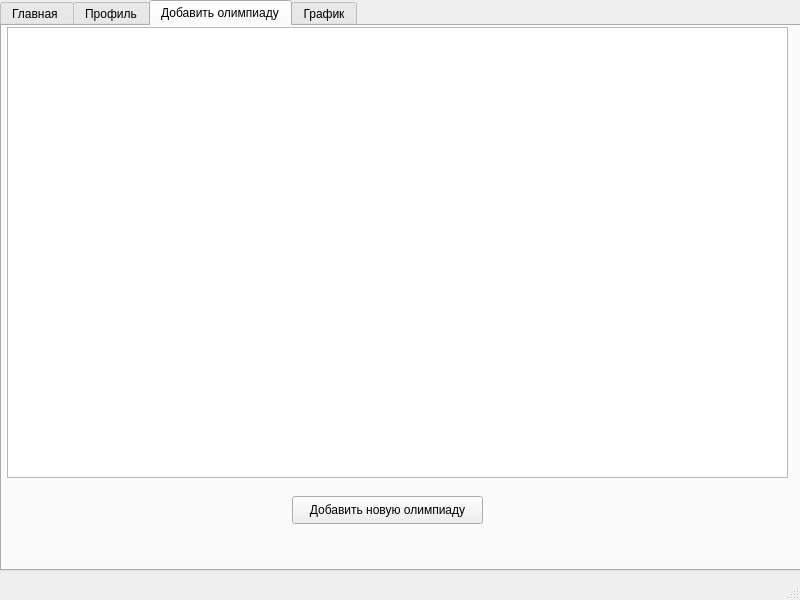
<?xml version="1.0" encoding="UTF-8"?>
<ui version="4.0">
 <class>MainWindow</class>
 <widget class="QMainWindow" name="MainWindow">
  <property name="geometry">
   <rect>
    <x>0</x>
    <y>0</y>
    <width>800</width>
    <height>600</height>
   </rect>
  </property>
  <property name="windowTitle">
   <string>Главная</string>
  </property>
  <widget class="QWidget" name="centralwidget">
   <widget class="QTabWidget" name="tabWidget">
    <property name="geometry">
     <rect>
      <x>0</x>
      <y>0</y>
      <width>801</width>
      <height>571</height>
     </rect>
    </property>
    <property name="font">
     <font>
      <italic>false</italic>
      <stylestrategy>PreferDefault</stylestrategy>
      <kerning>true</kerning>
     </font>
    </property>
    <property name="cursor">
     <cursorShape>ArrowCursor</cursorShape>
    </property>
    <property name="mouseTracking">
     <bool>false</bool>
    </property>
    <property name="autoFillBackground">
     <bool>false</bool>
    </property>
    <property name="inputMethodHints">
     <set>Qt::ImhNone</set>
    </property>
    <property name="tabPosition">
     <enum>QTabWidget::North</enum>
    </property>
    <property name="tabShape">
     <enum>QTabWidget::Rounded</enum>
    </property>
    <property name="currentIndex">
     <number>2</number>
    </property>
    <property name="elideMode">
     <enum>Qt::ElideNone</enum>
    </property>
    <widget class="QWidget" name="tab">
     <attribute name="title">
      <string>Главная </string>
     </attribute>
     <widget class="QLabel" name="label">
      <property name="geometry">
       <rect>
        <x>0</x>
        <y>20</y>
        <width>301</width>
        <height>61</height>
       </rect>
      </property>
      <property name="font">
       <font>
        <pointsize>15</pointsize>
       </font>
      </property>
      <property name="text">
       <string>Ближайшая олимпиада:</string>
      </property>
     </widget>
     <widget class="QWidget" name="verticalLayoutWidget_2">
      <property name="geometry">
       <rect>
        <x>290</x>
        <y>10</y>
        <width>501</width>
        <height>261</height>
       </rect>
      </property>
      <layout class="QVBoxLayout" name="verticalLayout_2">
       <item>
        <widget class="QLabel" name="nearLabel">
         <property name="font">
          <font>
           <pointsize>11</pointsize>
          </font>
         </property>
         <property name="text">
          <string>TextLabel</string>
         </property>
        </widget>
       </item>
       <item>
        <widget class="QLabel" name="nearLabel_2">
         <property name="font">
          <font>
           <pointsize>11</pointsize>
          </font>
         </property>
         <property name="text">
          <string>TextLabel</string>
         </property>
        </widget>
       </item>
       <item>
        <widget class="QLabel" name="nearLabel_3">
         <property name="font">
          <font>
           <pointsize>11</pointsize>
          </font>
         </property>
         <property name="text">
          <string>TextLabel</string>
         </property>
        </widget>
       </item>
      </layout>
     </widget>
     <widget class="QLabel" name="logo">
      <property name="geometry">
       <rect>
        <x>260</x>
        <y>370</y>
        <width>231</width>
        <height>151</height>
       </rect>
      </property>
      <property name="text">
       <string>TextLabel</string>
      </property>
     </widget>
    </widget>
    <widget class="QWidget" name="tab_2">
     <attribute name="title">
      <string>Профиль</string>
     </attribute>
     <widget class="QWidget" name="verticalLayoutWidget">
      <property name="geometry">
       <rect>
        <x>50</x>
        <y>30</y>
        <width>371</width>
        <height>204</height>
       </rect>
      </property>
      <layout class="QVBoxLayout" name="verticalLayout">
       <item>
        <widget class="QLabel" name="label_3">
         <property name="text">
          <string>Имя:</string>
         </property>
        </widget>
       </item>
       <item>
        <widget class="QLineEdit" name="name"/>
       </item>
       <item>
        <widget class="QLabel" name="label_4">
         <property name="text">
          <string>Класс:</string>
         </property>
        </widget>
       </item>
       <item>
        <widget class="QLineEdit" name="clas"/>
       </item>
       <item>
        <widget class="QLabel" name="label_5">
         <property name="text">
          <string>Дата рождения</string>
         </property>
        </widget>
       </item>
       <item>
        <widget class="QDateEdit" name="birth"/>
       </item>
      </layout>
     </widget>
     <widget class="QLabel" name="label_9">
      <property name="geometry">
       <rect>
        <x>220</x>
        <y>250</y>
        <width>131</width>
        <height>31</height>
       </rect>
      </property>
      <property name="text">
       <string>Статистика</string>
      </property>
     </widget>
     <widget class="QPushButton" name="savech">
      <property name="geometry">
       <rect>
        <x>520</x>
        <y>110</y>
        <width>151</width>
        <height>28</height>
       </rect>
      </property>
      <property name="text">
       <string>Сохранить изменения</string>
      </property>
     </widget>
     <widget class="QWidget" name="horizontalLayoutWidget">
      <property name="geometry">
       <rect>
        <x>90</x>
        <y>280</y>
        <width>411</width>
        <height>71</height>
       </rect>
      </property>
      <layout class="QHBoxLayout" name="horizontalLayout">
       <item>
        <widget class="QLabel" name="label_11">
         <property name="text">
          <string>Побед</string>
         </property>
        </widget>
       </item>
       <item>
        <widget class="QLabel" name="label_10">
         <property name="text">
          <string>Участий</string>
         </property>
        </widget>
       </item>
       <item>
        <widget class="QLabel" name="label_12">
         <property name="text">
          <string>Призёрств</string>
         </property>
        </widget>
       </item>
      </layout>
     </widget>
     <widget class="QWidget" name="horizontalLayoutWidget_2">
      <property name="geometry">
       <rect>
        <x>110</x>
        <y>350</y>
        <width>411</width>
        <height>91</height>
       </rect>
      </property>
      <layout class="QHBoxLayout" name="horizontalLayout_2">
       <item>
        <widget class="QLabel" name="winLab">
         <property name="font">
          <font>
           <pointsize>12</pointsize>
          </font>
         </property>
         <property name="text">
          <string>0</string>
         </property>
        </widget>
       </item>
       <item>
        <widget class="QLabel" name="uchLab">
         <property name="font">
          <font>
           <pointsize>12</pointsize>
          </font>
         </property>
         <property name="text">
          <string>0</string>
         </property>
        </widget>
       </item>
       <item>
        <widget class="QLabel" name="prizeLab">
         <property name="font">
          <font>
           <pointsize>12</pointsize>
          </font>
         </property>
         <property name="text">
          <string>0</string>
         </property>
        </widget>
       </item>
      </layout>
     </widget>
     <widget class="QPushButton" name="all_static">
      <property name="geometry">
       <rect>
        <x>190</x>
        <y>450</y>
        <width>131</width>
        <height>28</height>
       </rect>
      </property>
      <property name="text">
       <string>Полная статистика</string>
      </property>
     </widget>
    </widget>
    <widget class="QWidget" name="tab_3">
     <attribute name="title">
      <string>Добавить олимпиаду</string>
     </attribute>
     <widget class="QListWidget" name="listWidget">
      <property name="geometry">
       <rect>
        <x>5</x>
        <y>1</y>
        <width>781</width>
        <height>451</height>
       </rect>
      </property>
     </widget>
     <widget class="QPushButton" name="newOlimp">
      <property name="geometry">
       <rect>
        <x>290</x>
        <y>470</y>
        <width>191</width>
        <height>28</height>
       </rect>
      </property>
      <property name="text">
       <string>Добавить новую олимпиаду</string>
      </property>
     </widget>
    </widget>
    <widget class="QWidget" name="tab_4">
     <attribute name="title">
      <string>График</string>
     </attribute>
     <widget class="QListWidget" name="listWidget2">
      <property name="geometry">
       <rect>
        <x>0</x>
        <y>0</y>
        <width>791</width>
        <height>521</height>
       </rect>
      </property>
     </widget>
    </widget>
   </widget>
  </widget>
  <widget class="QMenuBar" name="menubar">
   <property name="geometry">
    <rect>
     <x>0</x>
     <y>0</y>
     <width>800</width>
     <height>26</height>
    </rect>
   </property>
  </widget>
  <widget class="QStatusBar" name="statusbar"/>
 </widget>
 <resources/>
 <connections/>
</ui>
